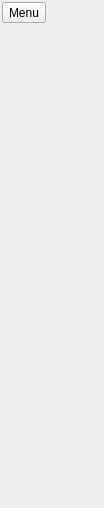
<?xml version="1.0" encoding="UTF-8"?>
<ui version="4.0">
 <class>SideBar</class>
 <widget class="QWidget" name="SideBar">
  <property name="geometry">
   <rect>
    <x>0</x>
    <y>0</y>
    <width>104</width>
    <height>508</height>
   </rect>
  </property>
  <property name="windowTitle">
   <string>Form</string>
  </property>
  <layout class="QVBoxLayout" name="verticalLayout">
   <property name="spacing">
    <number>2</number>
   </property>
   <property name="leftMargin">
    <number>2</number>
   </property>
   <property name="topMargin">
    <number>2</number>
   </property>
   <property name="rightMargin">
    <number>2</number>
   </property>
   <property name="bottomMargin">
    <number>2</number>
   </property>
   <item>
    <widget class="QToolButton" name="plumeMenuButton">
     <property name="text">
      <string>Menu</string>
     </property>
     <property name="icon">
      <iconset>
       <normaloff>pics/plume-creator.png</normaloff>pics/plume-creator.png</iconset>
     </property>
     <property name="iconSize">
      <size>
       <width>48</width>
       <height>48</height>
      </size>
     </property>
    </widget>
   </item>
   <item>
    <layout class="QVBoxLayout" name="actionLayout">
     <property name="spacing">
      <number>3</number>
     </property>
    </layout>
   </item>
   <item>
    <spacer name="verticalSpacer">
     <property name="orientation">
      <enum>Qt::Vertical</enum>
     </property>
     <property name="sizeHint" stdset="0">
      <size>
       <width>20</width>
       <height>40</height>
      </size>
     </property>
    </spacer>
   </item>
  </layout>
 </widget>
 <resources/>
 <connections/>
</ui>
